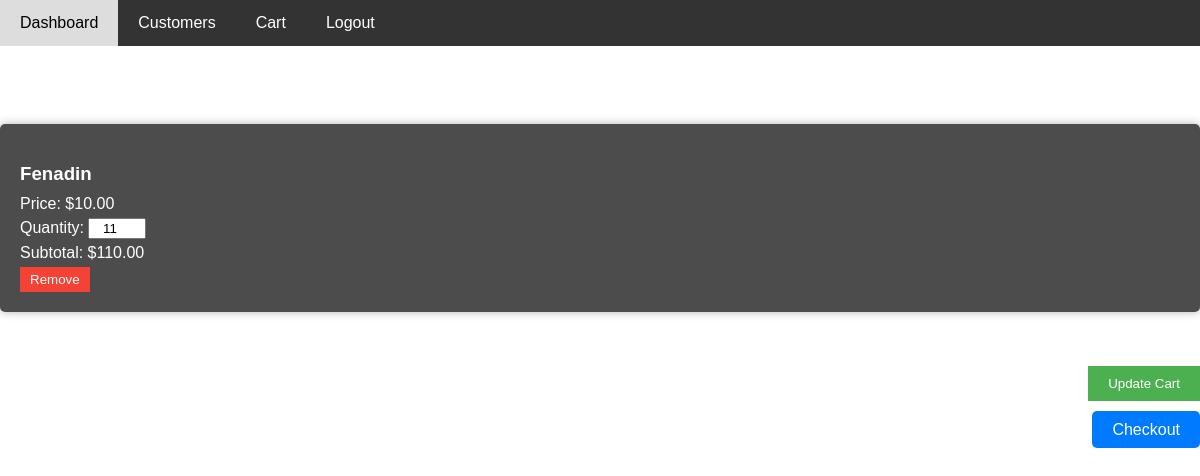
Page /cart.php (signed in) on the committed database.
### tables this page shows
CREATE TABLE `cart` (
  `cart_id` int(11) NOT NULL,
  `user_id` int(11) NOT NULL,
  `medicine_id` int(11) NOT NULL,
  `quantity` int(11) NOT NULL
);

CREATE TABLE `medicines` (
  `medicine_id` int(11) NOT NULL,
  `name` varchar(255) NOT NULL,
  `manufacturer` text DEFAULT NULL,
  `price` decimal(10,2) NOT NULL,
  `stock` int(11) NOT NULL,
  `created_at` timestamp NOT NULL DEFAULT current_timestamp(),
  `updated_at` timestamp NOT NULL DEFAULT current_timestamp() ON UPDATE current_timestamp()
);

### cart.php (the view, shortened to what this page needs)
<?php
include 'db_connect.php';
$userId = $_SESSION['user_id'];
$query = "SELECT c.cart_id, c.medicine_id, c.quantity, m.name, m.price, m.stock
          FROM cart c
          JOIN medicines m ON c.medicine_id = m.medicine_id
          WHERE c.user_id = ?";
$stmt = $conn->prepare($query);
$stmt->bind_param("i", $userId);
$stmt->execute();
$result = $stmt->get_result();
?>
<!DOCTYPE html>
<html lang="en">
<head>
</head>
<body>
  <div class="navbar">
    <a href="dashboard.php">Dashboard</a>
    <a href="customers.php">Customers</a>
    <a href="cart.php">Cart</a>
    <a href="index.php">Logout</a>
</div>
  <h1>Your Cart</h1>
  <form method="post" action="cart.php">
    <?php
    if ($result->num_rows > 0) {
        $totalPrice = 0;
        while ($row = $result->fetch_assoc()) {
            $subtotal = $row['price'] * $row['quantity'];
            $totalPrice += $subtotal;
            ?>
            <div class="cart-item">
                <h3><?php echo htmlspecialchars($row['name']); ?></h3>
                <p>Price: $<?php echo htmlspecialchars($row['price']); ?></p>
                <p>Quantity:
                    <input type="number" name="quantity[<?php echo $row['cart_id']; ?>]" value="<?php echo $row['quantity']; ?>" min="1">
                </p>
                <p>Subtotal: $<?php echo number_format($subtotal, 2); ?></p>
                <a href="cart.php?remove_item=<?php echo $row['cart_id']; ?>" class="remove-item-btn">
                    <button type="button">Remove</button>
                </a>
            </div>
            <?php
        }
        ?>
        <div class="cart-summary">
            <p><strong>Total: $<?php echo number_format($totalPrice, 2); ?></strong></p>
            <button type="submit" name="update_cart" class="update-cart-btn">Update Cart</button>
        </div>
        <div class="cart-summary">
            <a href="checkout.php" class="checkout-btn">Checkout</a>
        </div>
        <?php
    } else {
        echo "<p>Your cart is empty.</p>";
    }
    ?>
  </form>
</body>
</html>

### cart.php (style rules this page uses)
body { font-family: Arial, sans-serif; background-image: url('https://ezscrpt.com/wp-content/webp-express/webp-images/doc-root/wp-content/uploads/2018/11/AdobeStock_97410153.jpeg.webp'); background-size: cover; background-position: center; color: white; margin: 0; padding: 0; }
.navbar { background-color: #333; overflow: hidden; }
.navbar a { float: left; display: block; color: white; padding: 14px 20px; text-align: center; text-decoration: none; }
h1 { text-align: center; margin-top: 20px; }
.cart-item { background-color: rgba(0, 0, 0, 0.7); padding: 20px; margin: 10px 0; border-radius: 5px; box-shadow: 0 0 10px rgba(0, 0, 0, 0.3); }
.cart-item h3 { margin-bottom: 10px; }
.cart-item p { margin: 5px 0; }
.cart-item input { width: 50px; text-align: center; }
.cart-item button { background-color: #f44336; color: white; border: none; padding: 5px 10px; cursor: pointer; }
.cart-summary { margin-top: 20px; text-align: right; }
.update-cart-btn { background-color: #4CAF50; color: white; border: none; padding: 10px 20px; cursor: pointer; }
.checkout-btn { background-color: #007bff; padding: 10px 20px; color: white; border: none; text-decoration: none; border-radius: 5px; }

### rows in the picture
cart: medicine.name "Fenadin", medicine.price "10.00", quantity "11", subtotal "110.00"
